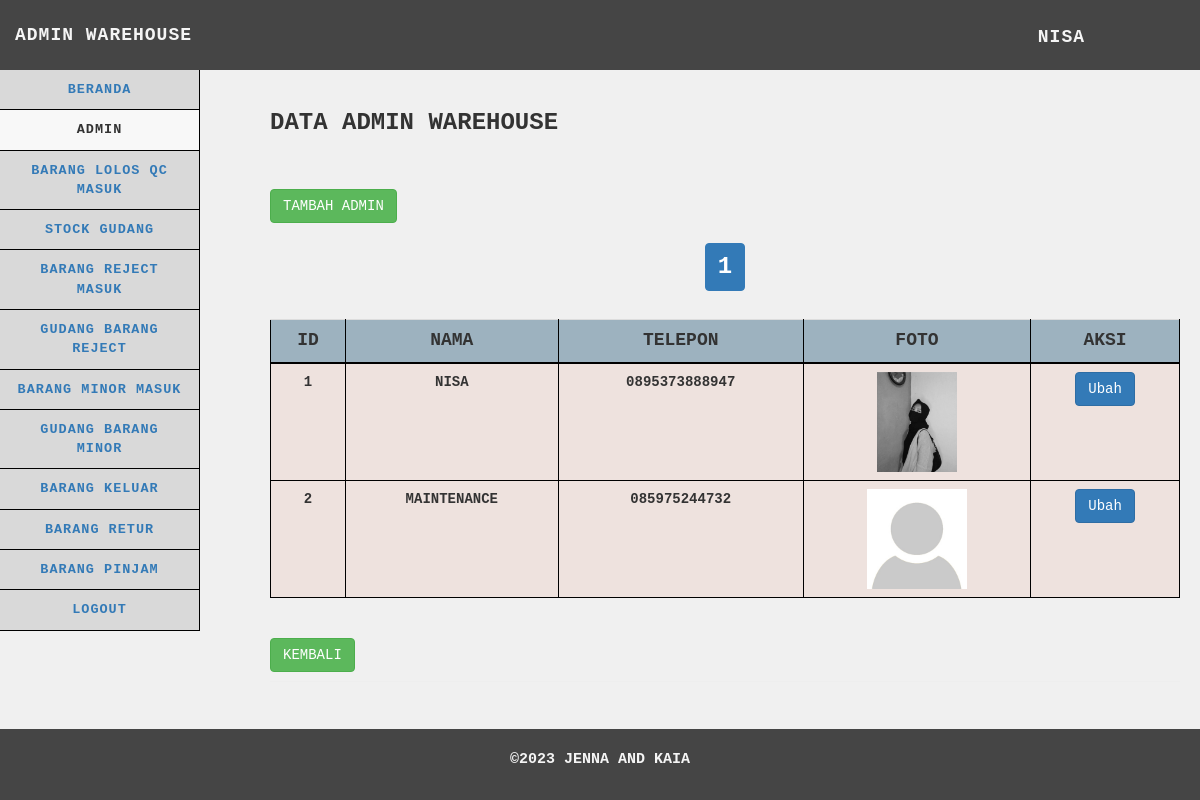
Page /warehouse/admin/admin.php (signed in) on the earlier database version.
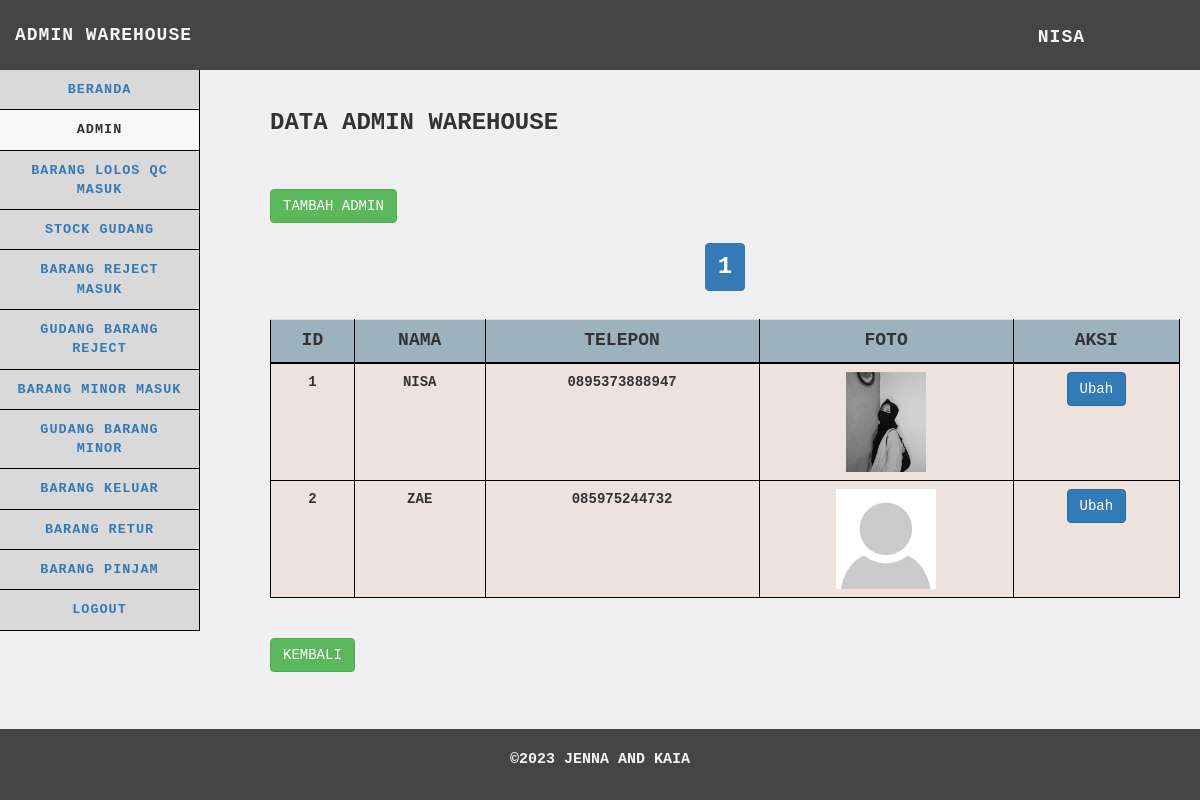
Same page on the later database version.
### tables this page shows
CREATE TABLE `admin_wh` (
  `id` int(25) NOT NULL,
  `username` varchar(255) NOT NULL,
  `password` varchar(255) NOT NULL,
  `nama` varchar(255) NOT NULL,
  `telepon` varchar(255) NOT NULL,
  `foto` varchar(255) NOT NULL
);

### warehouse/admin/functions.php (called while the page is built, shortened)
<?php
$db = mysqli_connect("localhost", "root", "", "gudangjenna");
function query($query)
{
    global $db;
    $result = mysqli_query($db, $query);
    $rows = [];
    while ($row = mysqli_fetch_assoc($result)) {
        $rows[] = $row;
    }
    return $rows;
}
?>

### warehouse/admin/admin.php (the view, shortened to what the changed rows need)
<?php
$adminwh = query("SELECT * FROM admin_wh");
$limit = 5;
$page = isset($_GET['page']) ? $_GET['page'] : 1;
$start = ($page - 1) * $limit;
$adminwh = query("SELECT * FROM admin_wh LIMIT $start, $limit");
$totalRecords = count(query("SELECT * FROM admin_wh"));
$totalPages = ceil($totalRecords / $limit);
?>
<!DOCTYPE html>
<html>
<head>
    <link href="../../vendor/css/bootstrap/bootstrap.min.css" rel="stylesheet">
    <link href="../../vendor/css/bootstrap/bootstrap.css" rel="stylesheet">
    <link href="../../vendor/font-awesome/css/font-awesome.min.css" rel="stylesheet" type="text/css">
    <link href="../../css/admin.css" rel="stylesheet">
</head>
<body>
    <div class="content">
        <div class="container-fluid">
            <h1 class="page-header">Data Admin Warehouse
                <br><br><br>
                <div class="text-left">
                    <a href="#" class="btn btn-success" data-toggle="modal" data-target="#tambahAdminModal">Tambah
                        Admin</a>
                </div>
                <div class="text-center">
                    <ul class="pagination">
                        <?php for ($p = 1; $p <= $totalPages; $p++) : ?>
                        <li class="<?php if ($p == $page) echo 'active'; ?>">
                        </li>
                        <?php endfor; ?>
                    </ul>
                </div>
                <div class="table-responsive">
                    <table id="data-table" class="table table-hover">
                        <tr>
                            <th scope="col">Id</th>
                            <th scope="col">Nama</th>
                            <th scope="col">Telepon</th>
                            <th scope="col">Foto</th>
                            <th scope="col">Aksi</th>
                        </tr>
                        <?php $i = 1 + ($page - 1) * $limit; ?>
                        <?php foreach ($adminwh as $row) : ?>
                        <tr>
                            <td><?= $i; ?></td>
                            <td><?= $row["nama"]; ?></td>
                            <td><?= $row["telepon"]; ?></td>
                            <td><img src="../../images/<?= $row["foto"]; ?>"></td>
                            <td>
                                <div class="btn-group text-center" style="display: flex; justify-content: center;">
                                    <button type="button" class="btn btn-primary" data-toggle="modal"
                                        data-target="#ubahAdminModal<?= $row["id"]; ?>">Ubah</button>
                                </div>
                            </td>
                        </tr>
                        <?php $i++; ?>
                        <?php endforeach; ?>
                    </table>
                </div>
                <div style="margin-top: 20px;">
                    <a href="../beranda.php" class="btn btn-success">Kembali</a>
                </div>
        </div>
    </div>
</body>
</html>

Differences in the rows shown:
changed admin_wh: nama "MAINTENANCE" → "ZAE"
